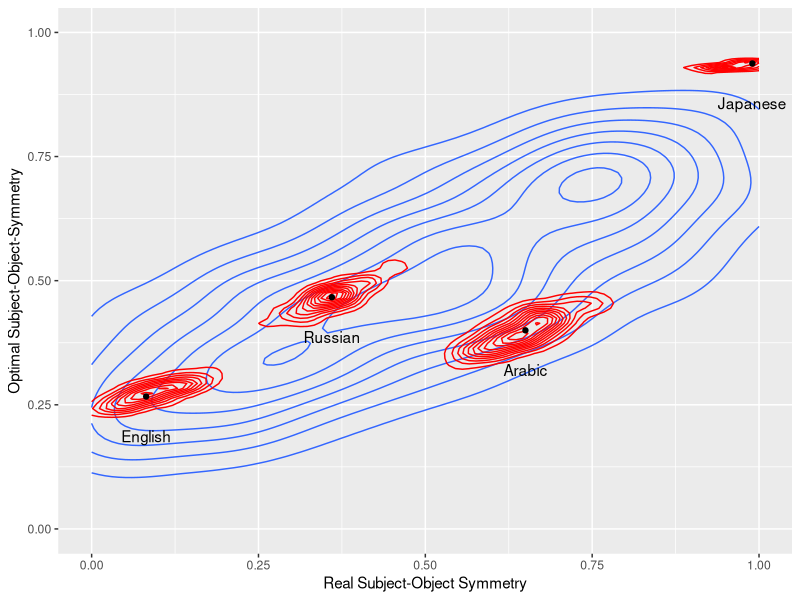

Here is the R script that generated this plot:
library(MASS)

# Instantaneous Fluctuations
sigma=c(1.48, 0.99, 0.99, 0.86)
dim(sigma)=c(2,2)

# Stationary Variance
omega=c(1.00, 0.63, 0.63, 0.52)
dim(omega)=c(2,2)

# Drift vector
drift = c(0.82, 0, 0, 0.89)
dim(drift)=c(2,2)


data = mvrnorm(n=1000, mu=c(0,0), Sigma=omega)


library(ggplot2)
plot = ggplot(data.frame(Real = data[,2], Model = 1/(1+exp(-data[,1]))), aes(x=Real, y=Model)) + geom_density2d() + xlim(0,1) + ylim(0,1)


                                                                                                        
#"20" "English_2.6" "Germanic" 4 15 0.266666666666667 0.866666666666667 FALSE 0.0816786854392221                                                                                     
#"55" "Russian_2.6" "Slavic" 7 15 0.466666666666667 0.8 FALSE 0.355193867478513                 
# "36" "Japanese_2.6" "Japanese" 15 16 0.9375 0.4375 TRUE 0.999464341990614            
logit = function(x) { 
   return(log(x/(1-x)))
}

english = c(logit(4/15), 2*0.0817-1)
russian = c(logit(7/15), 2*0.36-1)
arabic = c(logit(6/15), 2*0.65-1)
japanese = c(logit(15/16), 2*0.99-1)

library(expm)                                                             
#        target += multi_normal_lpdf(own_overall | target_mean_here + exp1 * (reference_overall - target_mean_here), covariance_diagnostic);     
englishMean = 0 + expm(-0.01 * drift) %*% (english-0)
russianMean = 0 + expm(-0.01 * drift) %*% (russian-0)
japaneseMean = 0 + expm(-0.01 * drift) %*% (japanese-0)
arabicMean = 0 + expm(-0.01 * drift) %*% (arabic-0)
change_variance = omega - expm(-0.01 * drift) %*% omega %*% t(expm(-0.01 * drift))


sigmoid = function(x) {
	return(1/(1+exp(-x)))
}

infinitesimal_english = mvrnorm(n=100, mu=englishMean, Sigma=change_variance)
infinitesimal_japanese = mvrnorm(n=100, mu=japaneseMean, Sigma=change_variance)
infinitesimal_russian = mvrnorm(n=100, mu=russianMean, Sigma=change_variance)
infinitesimal_arabic = mvrnorm(n=100, mu=arabicMean, Sigma=change_variance)


data_inf_english = data.frame(Real = (infinitesimal_english[,2]+1)/2, Model = sigmoid(infinitesimal_english[,1]))
data_inf_japanese = data.frame(Real = (infinitesimal_japanese[,2]+1)/2, Model = sigmoid(infinitesimal_japanese[,1]))
data_inf_russian = data.frame(Real = (infinitesimal_russian[,2]+1)/2, Model = sigmoid(infinitesimal_russian[,1]))
data_inf_arabic = data.frame(Real = (infinitesimal_arabic[,2]+1)/2, Model = sigmoid(infinitesimal_arabic[,1]))

plot = ggplot(data.frame(Real = (data[,2]+1)/2, Model = sigmoid(data[,1])), aes(x=Real, y=Model)) + geom_density2d() + xlim(0,1) + ylim(0,1)
plot = plot + geom_density2d(data=data_inf_english, color="red")
#plot = plot + geom_point(data=data.frame(Real = c((english[2]+1)/2), Model = sigmoid(c(english[1]))), aes(x=Real, y=Model), color="black")
plot = plot + geom_density2d(data=data_inf_japanese, color="red")
#plot = plot + geom_point(data=data.frame(Real = c((japanese[2]+1)/2), Model = sigmoid(c(japanese[1]))), aes(x=Real, y=Model), color="black")
plot = plot + geom_density2d(data=data_inf_arabic, color="red")
plot = plot + geom_density2d(data=data_inf_russian, color="red")
data_langs = data.frame(Real = (c(arabic[2], russian[2],english[2], japanese[2])+1)/2, Model = sigmoid(c(arabic[1], russian[1], english[1], japanese[1])), Name = c("Arabic", "Russian", "English", "Japanese"))
plot = plot + geom_point(data=data_langs, aes(x=Real, y=Model), color="black") + geom_text(data=data_langs, aes(x=Real, y=Model, label=Name), nudge_y=-0.08)
plot = plot + xlab("Real Subject-Object Symmetry")
plot = plot + ylab("Optimal Subject-Object-Symmetry")
ggsave(plot, file="stationary.pdf")


# geom_point(data=data_inf_russian, aes(x=Real, y=Model), color="red") + 
# geom_point(data=data_inf_japanese, aes(x=Real, y=Model), color="red") + 
# geom_point(data=data_inf_english, aes(x=Real, y=Model), color="red") + 
